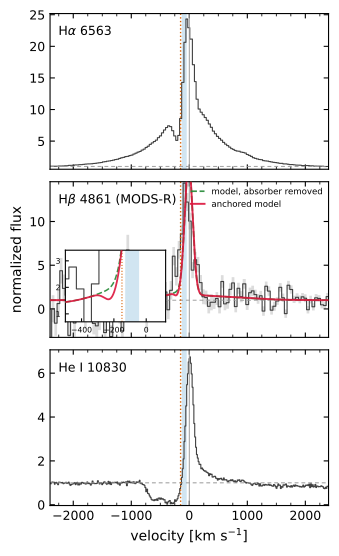

Generate this figure with Python:
#!/usr/bin/env python3
"""e4_egg_absorption + anchored-model overlay on the Hbeta panel. DISPLAY TEST,
not the paper figure (canonical e4_egg_absorption.pdf untouched).

Adds to the Hbeta panel the definitive anchored joint Hb+[OIII] decomposition
(gauss family canon, definitive_egg_gauss_params.npy), self-normalized by its
own fitted continuum: total model and the same model with the absorber zeroed,
so the -206 km/s deficit is the gap between the two curves.

Two variants: A = exact paper panel (Hbeta from MODS-R, as in e4);
B = same figure with the Hbeta panel data swapped to MODS-B, the arm the
decomposition actually fit (5352 A is MODS-R's bad blue edge but MODS-B's
good red end).
"""
import os
import numpy as np
from astropy.io import fits
import matplotlib
matplotlib.use('Agg')
import matplotlib.pyplot as plt
from matplotlib.ticker import MultipleLocator, AutoMinorLocator

Z = 0.1007
C = 2.998e5
EGG = '/home/omc5226/work/lrdmesa/egg_analysis'
HERE = os.path.dirname(os.path.abspath(__file__))

# ── anchored decomposition (gauss canon), observed-frame model ───────────────
P = np.load('/home/omc5226/work/lrdmesa/gobig_work/definitive_egg_gauss_params.npy')
(dvn, sn, b1, b2, Ab, dvi, si, Ai, dva, sa, Aa,
 An, Ao, Aoi, c0, c1, c2, d0, d1) = P
Z_FIT = 0.10066
LAMB = 4862.7*(1 + Z_FIT)

def _g(x, l, s, A):
    return A*np.exp(-0.5*((x - l)/(s/C*l))**2)

def hb_model_norm(v_panel, l0):
    """(total/cont, no-absorber/cont) at panel velocities about rest l0."""
    x = l0*(1 + v_panel/C)*(1 + Z)          # observed-frame wavelength
    u = (x - LAMB)/100.
    cont = c0 + c1*u + c2*u*u
    emis = (_g(x, LAMB*(1+dvn/C), sn, An) + _g(x, LAMB*(1+b1/C), b2, Ab)
            + _g(x, LAMB*(1+dvi/C), si, Ai))
    absr = _g(x, LAMB*(1+dva/C), sa, Aa)
    return (cont + emis + absr)/cont, (cont + emis)/cont

def find(fname):
    for root, _, files in os.walk(EGG):
        if fname in files:
            return os.path.join(root, fname)
    raise FileNotFoundError(fname)

def load(fname):
    with fits.open(find(fname)) as h:
        s = h['SPECTRUM'].data
        w, f, iv, m = (s['wave'].astype(float), s['flux'].astype(float),
                       s['ivar'].astype(float), s['mask'].astype(int))
    good = (m == 1) & (iv > 0) & np.isfinite(f)
    sig = np.where(good, 1/np.sqrt(np.where(iv > 0, iv, np.inf)), np.nan)
    return w[good]/(1 + Z), f[good], sig[good]

mb = load('J1025+1402_MODSB_coadd1d_tellcorr_slitcorr_dered.fits')
mr = load('J1025+1402_MODSR_coadd1d_tellcorr_slitcorr_dered.fits')
fi = load('J1025+1402_FIRE_coadd1d_tellcorr_calib_dered.fits')

def make(hb_data, hb_lab, outstem):
    LINES = [(r'H$\alpha$ 6563', 6564.61, mr), (hb_lab, 4862.68, hb_data),
             (r'He I 10830', 10833.2, fi)]
    fig, axes = plt.subplots(3, 1, figsize=(3.6, 6.4), sharex=True,
                             gridspec_kw={'hspace': 0.08})
    for k, (ax, (lab, l0, (w, f, s))) in enumerate(zip(axes, LINES)):
        v = C*(w/l0 - 1)
        sel = np.abs(v) < 4000
        vv, ff, ss = v[sel], f[sel], s[sel]
        cont = (np.abs(vv) > 1500)
        p = np.polyfit(vv[cont], ff[cont], 1)
        norm = ff/np.polyval(p, vv)
        nerr = ss/np.polyval(p, vv)
        ax.step(vv, norm, where='mid', color='0.25', lw=0.8)
        ax.fill_between(vv, norm - nerr, norm + nerr, step='mid', color='0.25',
                        alpha=0.18, lw=0)
        ax.axhline(1.0, color='0.6', lw=0.7, ls=(0, (4, 3)))
        ax.axvline(0, color='0.6', lw=0.7)
        ax.axvspan(-130, -44, color='#0173B2', alpha=0.18, lw=0)
        ax.axvline(-150, color='#D55E00', lw=1.0, ls=':')
        ax.text(0.03, 0.86, lab, transform=ax.transAxes, fontsize=9)
        ax.set_xlim(-2400, 2400)
        lo = np.nanpercentile(norm[np.abs(vv) < 2400], 1)
        hi = np.nanpercentile(norm[np.abs(vv) < 2400], 99.7)
        ax.set_ylim(min(0.55, lo - 0.1), hi*1.06)
        ax.xaxis.set_major_locator(MultipleLocator(1000))
        ax.xaxis.set_minor_locator(AutoMinorLocator(4))
        ax.tick_params(which='both', direction='in', top=True, right=True,
                       labelsize=9)
        if k == 1:   # Hbeta panel: anchored-model overlay
            vg = np.linspace(-2400, 2400, 3000)
            tot, noabs = hb_model_norm(vg, l0)
            ax.plot(vg, noabs, color='#228833', lw=1.2, ls='--', alpha=0.9,
                    zorder=4, label='model, absorber removed')
            ax.plot(vg, tot, color='crimson', lw=1.4, alpha=0.9, zorder=5,
                    label='anchored model')
            ax.legend(fontsize=6.2, loc='upper right', frameon=False,
                      handlelength=1.6, borderaxespad=0.3)
            # zoom inset on the blue flank where the absorber lives
            axi = ax.inset_axes([0.055, 0.10, 0.36, 0.46])
            axi.step(vv, norm, where='mid', color='0.25', lw=0.8)
            axi.axvspan(-130, -44, color='#0173B2', alpha=0.18, lw=0)
            axi.axvline(-150, color='#D55E00', lw=0.8, ls=':')
            axi.plot(vg, noabs, color='#228833', lw=1.1, ls='--', alpha=0.9,
                     zorder=4)
            axi.plot(vg, tot, color='crimson', lw=1.3, alpha=0.9, zorder=5)
            axi.set_xlim(-500, 120)
            axi.set_ylim(0.7, 3.4)
            axi.tick_params(which='both', direction='in', labelsize=5.5,
                            length=2.5)
    axes[-1].set_xlabel(r'velocity [km s$^{-1}$]', fontsize=10)
    axes[1].set_ylabel('normalized flux', fontsize=10)
    for ext in ('png', 'pdf'):
        out = os.path.join(HERE, f'{outstem}.{ext}')
        fig.savefig(out, dpi=200, bbox_inches='tight')
        print('saved', out)
    plt.close(fig)

vg = np.array([dva])
tot, noabs = hb_model_norm(vg, 4862.68)
print('model absorber: dv=%.1f km/s  sigma=%.1f km/s  depth=%.3f of continuum'
      % (dva, sa, float(noabs[0] - tot[0])))
make(mr, r'H$\beta$ 4861 (MODS-R)', 'e4_egg_absorption_hbmodel')
make(mb, r'H$\beta$ 4861 (MODS-B)', 'e4_egg_absorption_hbmodelB')
